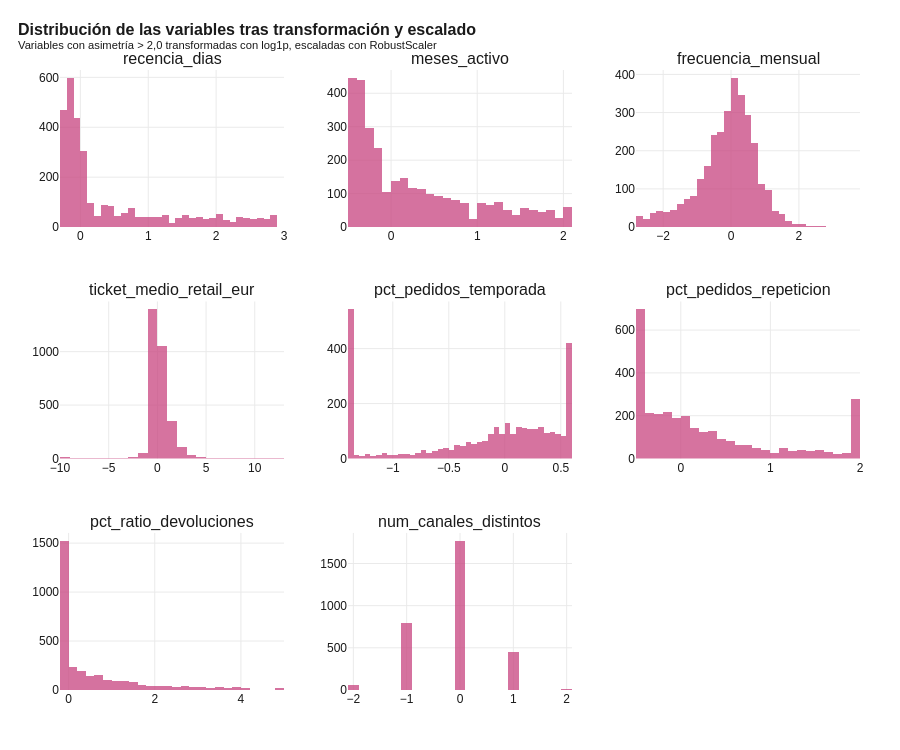

Write notebook code for a chart like this one.
### Code cell
# Visualización de distribuciones antes y después de la transformación
fig = make_subplots(
    rows=3, cols=3,
    subplot_titles=[f"{v[:25]}" for v in VARIABLES_CLUSTERING],
    horizontal_spacing=0.08, vertical_spacing=0.12,
)

for i, v in enumerate(VARIABLES_CLUSTERING):
    row = i // 3 + 1
    col = i % 3 + 1
    fig.add_trace(go.Histogram(
        x=X_scaled_df[v], nbinsx=40,
        marker_color=COLOR_NACIONAL, opacity=0.75,
        showlegend=False
    ), row=row, col=col)

fig.update_layout(
    title=dict(text="<b>Distribución de las variables tras transformación y escalado</b><br><sup>Variables con asimetría > 2,0 transformadas con log1p, escaladas con RobustScaler</sup>"),
    height=750, showlegend=False,
)
guardar_y_mostrar(fig, "02_distribuciones_escaladas", h=750)

### Figure 1 — Plotly figure (JSON) as saved in the notebook; plotly's stock layout.template omitted (floating-point values rounded to 4 significant figures; data arrays with more than 128 entries replaced by an {"elided": "..."} marker saying what was removed)
{"data": [{"marker": {"color": "#C8447F"}, "nbinsx": 40, "opacity": 0.75, "showlegend": false, "type": "histogram", "x": {"elided": "3084 float values"}, "xaxis": "x", "yaxis": "y"}, {"marker": {"color": "#C8447F"}, "nbinsx": 40, "opacity": 0.75, "showlegend": false, "type": "histogram", "x": {"elided": "3084 float values"}, "xaxis": "x2", "yaxis": "y2"}, {"marker": {"color": "#C8447F"}, "nbinsx": 40, "opacity": 0.75, "showlegend": false, "type": "histogram", "x": {"elided": "3084 float values"}, "xaxis": "x3", "yaxis": "y3"}, {"marker": {"color": "#C8447F"}, "nbinsx": 40, "opacity": 0.75, "showlegend": false, "type": "histogram", "x": {"elided": "3084 float values"}, "xaxis": "x4", "yaxis": "y4"}, {"marker": {"color": "#C8447F"}, "nbinsx": 40, "opacity": 0.75, "showlegend": false, "type": "histogram", "x": {"elided": "3084 float values"}, "xaxis": "x5", "yaxis": "y5"}, {"marker": {"color": "#C8447F"}, "nbinsx": 40, "opacity": 0.75, "showlegend": false, "type": "histogram", "x": {"elided": "3084 float values"}, "xaxis": "x6", "yaxis": "y6"}, {"marker": {"color": "#C8447F"}, "nbinsx": 40, "opacity": 0.75, "showlegend": false, "type": "histogram", "x": {"elided": "3084 float values"}, "xaxis": "x7", "yaxis": "y7"}, {"marker": {"color": "#C8447F"}, "nbinsx": 40, "opacity": 0.75, "showlegend": false, "type": "histogram", "x": {"elided": "3084 float values"}, "xaxis": "x8", "yaxis": "y8"}], "layout": {"annotations": [{"font": {"size": 16}, "showarrow": false, "text": "recencia_dias", "x": 0.14, "xanchor": "center", "xref": "paper", "y": 1, "yanchor": "bottom", "yref": "paper"}, {"font": {"size": 16}, "showarrow": false, "text": "meses_activo", "x": 0.5, "xanchor": "center", "xref": "paper", "y": 1, "yanchor": "bottom", "yref": "paper"}, {"font": {"size": 16}, "showarrow": false, "text": "frecuencia_mensual", "x": 0.86, "xanchor": "center", "xref": "paper", "y": 1, "yanchor": "bottom", "yref": "paper"}, {"font": {"size": 16}, "showarrow": false, "text": "ticket_medio_retail_eur", "x": 0.14, "xanchor": "center", "xref": "paper", "y": 0.6267, "yanchor": "bottom", "yref": "paper"}, {"font": {"size": 16}, "showarrow": false, "text": "pct_pedidos_temporada", "x": 0.5, "xanchor": "center", "xref": "paper", "y": 0.6267, "yanchor": "bottom", "yref": "paper"}, {"font": {"size": 16}, "showarrow": false, "text": "pct_pedidos_repeticion", "x": 0.86, "xanchor": "center", "xref": "paper", "y": 0.6267, "yanchor": "bottom", "yref": "paper"}, {"font": {"size": 16}, "showarrow": false, "text": "pct_ratio_devoluciones", "x": 0.14, "xanchor": "center", "xref": "paper", "y": 0.2533, "yanchor": "bottom", "yref": "paper"}, {"font": {"size": 16}, "showarrow": false, "text": "num_canales_distintos", "x": 0.5, "xanchor": "center", "xref": "paper", "y": 0.2533, "yanchor": "bottom", "yref": "paper"}], "height": 750, "showlegend": false, "title": {"text": "<b>Distribución de las variables tras transformación y escalado</b><br><sup>Variables con asimetría > 2,0 transformadas con log1p, escaladas con RobustScaler</sup>"}, "xaxis": {"anchor": "y", "domain": [0, 0.28]}, "xaxis2": {"anchor": "y2", "domain": [0.36, 0.64]}, "xaxis3": {"anchor": "y3", "domain": [0.72, 1]}, "xaxis4": {"anchor": "y4", "domain": [0, 0.28]}, "xaxis5": {"anchor": "y5", "domain": [0.36, 0.64]}, "xaxis6": {"anchor": "y6", "domain": [0.72, 1]}, "xaxis7": {"anchor": "y7", "domain": [0, 0.28]}, "xaxis8": {"anchor": "y8", "domain": [0.36, 0.64]}, "xaxis9": {"anchor": "y9", "domain": [0.72, 1]}, "yaxis": {"anchor": "x", "domain": [0.7467, 1]}, "yaxis2": {"anchor": "x2", "domain": [0.7467, 1]}, "yaxis3": {"anchor": "x3", "domain": [0.7467, 1]}, "yaxis4": {"anchor": "x4", "domain": [0.3733, 0.6267]}, "yaxis5": {"anchor": "x5", "domain": [0.3733, 0.6267]}, "yaxis6": {"anchor": "x6", "domain": [0.3733, 0.6267]}, "yaxis7": {"anchor": "x7", "domain": [0, 0.2533]}, "yaxis8": {"anchor": "x8", "domain": [0, 0.2533]}, "yaxis9": {"anchor": "x9", "domain": [0, 0.2533]}}}
